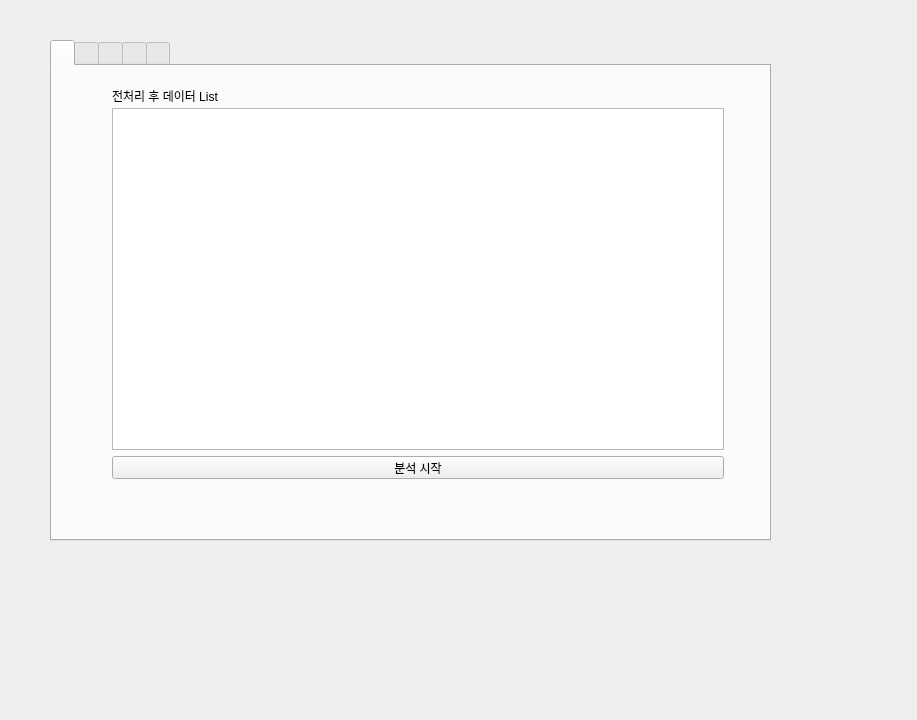
<?xml version="1.0" encoding="UTF-8"?>
<ui version="4.0">
 <class>Form</class>
 <widget class="QWidget" name="Form">
  <property name="geometry">
   <rect>
    <x>0</x>
    <y>0</y>
    <width>917</width>
    <height>720</height>
   </rect>
  </property>
  <property name="windowTitle">
   <string>Form</string>
  </property>
  <widget class="QTabWidget" name="tabWidget">
   <property name="geometry">
    <rect>
     <x>50</x>
     <y>40</y>
     <width>721</width>
     <height>501</height>
    </rect>
   </property>
   <property name="currentIndex">
    <number>0</number>
   </property>
   <property name="iconSize">
    <size>
     <width>50</width>
     <height>50</height>
    </size>
   </property>
   <widget class="QWidget" name="data_selection_tab">
    <attribute name="icon">
     <iconset>
      <normaloff>image/database.png</normaloff>image/database.png</iconset>
    </attribute>
    <attribute name="title">
     <string/>
    </attribute>
    <widget class="QLabel" name="label">
     <property name="geometry">
      <rect>
       <x>60</x>
       <y>24</y>
       <width>612</width>
       <height>12</height>
      </rect>
     </property>
     <property name="text">
      <string>전처리 후 데이터 List</string>
     </property>
    </widget>
    <widget class="QTableWidget" name="data_tableWidget">
     <property name="geometry">
      <rect>
       <x>60</x>
       <y>42</y>
       <width>612</width>
       <height>342</height>
      </rect>
     </property>
    </widget>
    <widget class="QPushButton" name="preprocessed_data_dialog_push">
     <property name="geometry">
      <rect>
       <x>60</x>
       <y>390</y>
       <width>612</width>
       <height>23</height>
      </rect>
     </property>
     <property name="text">
      <string>분석 시작</string>
     </property>
    </widget>
   </widget>
   <widget class="QWidget" name="FSM_model_tab">
    <attribute name="icon">
     <iconset>
      <normaloff>image/data_preprocess.png</normaloff>image/data_preprocess.png</iconset>
    </attribute>
    <attribute name="title">
     <string/>
    </attribute>
    <widget class="QWidget" name="verticalLayoutWidget">
     <property name="geometry">
      <rect>
       <x>50</x>
       <y>80</y>
       <width>621</width>
       <height>281</height>
      </rect>
     </property>
     <layout class="QVBoxLayout" name="verticalLayout_11">
      <item>
       <widget class="QLabel" name="FSM_model_label">
        <property name="text">
         <string>FSM model 도출</string>
        </property>
       </widget>
      </item>
      <item>
       <spacer name="verticalSpacer_13">
        <property name="orientation">
         <enum>Qt::Vertical</enum>
        </property>
        <property name="sizeHint" stdset="0">
         <size>
          <width>20</width>
          <height>40</height>
         </size>
        </property>
       </spacer>
      </item>
      <item>
       <layout class="QHBoxLayout" name="horizontalLayout_24">
        <item>
         <widget class="QLabel" name="FSM_model_condition_label">
          <property name="text">
           <string>FSM model 항목 내역</string>
          </property>
         </widget>
        </item>
        <item>
         <spacer name="horizontalSpacer">
          <property name="orientation">
           <enum>Qt::Horizontal</enum>
          </property>
          <property name="sizeHint" stdset="0">
           <size>
            <width>40</width>
            <height>20</height>
           </size>
          </property>
         </spacer>
        </item>
       </layout>
      </item>
      <item>
       <layout class="QHBoxLayout" name="horizontalLayout_25">
        <item>
         <widget class="QLabel" name="representation_label">
          <property name="text">
           <string>Representation</string>
          </property>
         </widget>
        </item>
        <item>
         <widget class="QComboBox" name="representation_combobox">
          <property name="sizePolicy">
           <sizepolicy hsizetype="Preferred" vsizetype="Preferred">
            <horstretch>0</horstretch>
            <verstretch>0</verstretch>
           </sizepolicy>
          </property>
          <item>
           <property name="text">
            <string>Sequence</string>
           </property>
          </item>
          <item>
           <property name="text">
            <string>Set</string>
           </property>
          </item>
          <item>
           <property name="text">
            <string>Multi Set</string>
           </property>
          </item>
         </widget>
        </item>
       </layout>
      </item>
      <item>
       <layout class="QHBoxLayout" name="horizontalLayout_26">
        <item>
         <widget class="QLabel" name="type_label">
          <property name="text">
           <string>Type</string>
          </property>
         </widget>
        </item>
        <item>
         <widget class="QComboBox" name="type_combobox">
          <property name="sizePolicy">
           <sizepolicy hsizetype="Preferred" vsizetype="Preferred">
            <horstretch>0</horstretch>
            <verstretch>0</verstretch>
           </sizepolicy>
          </property>
          <item>
           <property name="text">
            <string>Prefix</string>
           </property>
          </item>
          <item>
           <property name="text">
            <string>Postfix</string>
           </property>
          </item>
         </widget>
        </item>
       </layout>
      </item>
      <item>
       <layout class="QHBoxLayout" name="horizontalLayout_27">
        <item>
         <widget class="QLabel" name="horizon_label">
          <property name="text">
           <string>Horizon</string>
          </property>
         </widget>
        </item>
        <item>
         <widget class="QLineEdit" name="horizon_lineEdit">
          <property name="maximumSize">
           <size>
            <width>50</width>
            <height>16777215</height>
           </size>
          </property>
          <property name="text">
           <string>1</string>
          </property>
          <property name="alignment">
           <set>Qt::AlignCenter</set>
          </property>
          <property name="placeholderText">
           <string>Integer</string>
          </property>
         </widget>
        </item>
       </layout>
      </item>
      <item>
       <layout class="QHBoxLayout" name="horizontalLayout_28">
        <item>
         <widget class="QLabel" name="filter_label">
          <property name="text">
           <string>Filter</string>
          </property>
         </widget>
        </item>
        <item>
         <widget class="QComboBox" name="filter_combobox">
          <property name="sizePolicy">
           <sizepolicy hsizetype="Preferred" vsizetype="Preferred">
            <horstretch>0</horstretch>
            <verstretch>0</verstretch>
           </sizepolicy>
          </property>
          <item>
           <property name="text">
            <string>Option</string>
           </property>
          </item>
          <item>
           <property name="text">
            <string>Sequence</string>
           </property>
          </item>
          <item>
           <property name="text">
            <string>Set</string>
           </property>
          </item>
          <item>
           <property name="text">
            <string>Multi Set</string>
           </property>
          </item>
         </widget>
        </item>
       </layout>
      </item>
      <item>
       <spacer name="verticalSpacer_14">
        <property name="orientation">
         <enum>Qt::Vertical</enum>
        </property>
        <property name="sizeHint" stdset="0">
         <size>
          <width>20</width>
          <height>40</height>
         </size>
        </property>
       </spacer>
      </item>
      <item>
       <widget class="QPushButton" name="next_push_4">
        <property name="sizePolicy">
         <sizepolicy hsizetype="Minimum" vsizetype="Preferred">
          <horstretch>0</horstretch>
          <verstretch>0</verstretch>
         </sizepolicy>
        </property>
        <property name="text">
         <string>다음 단계로</string>
        </property>
       </widget>
      </item>
     </layout>
    </widget>
   </widget>
   <widget class="QWidget" name="machine_path_tab">
    <attribute name="icon">
     <iconset>
      <normaloff>image/fsm_model.png</normaloff>image/fsm_model.png</iconset>
    </attribute>
    <attribute name="title">
     <string/>
    </attribute>
    <widget class="QWidget" name="layoutWidget_3">
     <property name="geometry">
      <rect>
       <x>40</x>
       <y>60</y>
       <width>611</width>
       <height>375</height>
      </rect>
     </property>
     <layout class="QVBoxLayout" name="verticalLayout_3">
      <item>
       <widget class="QLabel" name="BOB_WOW_path_label">
        <property name="text">
         <string>BOB/WOW 설비 Path 도출</string>
        </property>
       </widget>
      </item>
      <item>
       <spacer name="verticalSpacer_12">
        <property name="orientation">
         <enum>Qt::Vertical</enum>
        </property>
        <property name="sizeHint" stdset="0">
         <size>
          <width>20</width>
          <height>40</height>
         </size>
        </property>
       </spacer>
      </item>
      <item>
       <layout class="QHBoxLayout" name="horizontalLayout_4">
        <item>
         <widget class="QLabel" name="LOT_label">
          <property name="text">
           <string>LOT 평가 내역                                                                                                   </string>
          </property>
         </widget>
        </item>
        <item>
         <spacer name="horizontalSpacer_2">
          <property name="orientation">
           <enum>Qt::Horizontal</enum>
          </property>
          <property name="sizeHint" stdset="0">
           <size>
            <width>40</width>
            <height>20</height>
           </size>
          </property>
         </spacer>
        </item>
        <item>
         <widget class="QLabel" name="LOT_criteria_label">
          <property name="text">
           <string>평가 기준</string>
          </property>
         </widget>
        </item>
       </layout>
      </item>
      <item>
       <layout class="QHBoxLayout" name="horizontalLayout_5">
        <item>
         <widget class="QLabel" name="mean_label">
          <property name="text">
           <string>수율 평균</string>
          </property>
         </widget>
        </item>
        <item>
         <widget class="QComboBox" name="mean_combobox">
          <property name="enabled">
           <bool>false</bool>
          </property>
          <property name="sizePolicy">
           <sizepolicy hsizetype="Preferred" vsizetype="Preferred">
            <horstretch>0</horstretch>
            <verstretch>0</verstretch>
           </sizepolicy>
          </property>
          <property name="minimumSize">
           <size>
            <width>300</width>
            <height>0</height>
           </size>
          </property>
          <property name="mouseTracking">
           <bool>false</bool>
          </property>
          <item>
           <property name="text">
            <string>Relative Ratio</string>
           </property>
          </item>
          <item>
           <property name="text">
            <string>Absolute Value</string>
           </property>
          </item>
          <item>
           <property name="text">
            <string>Rank-based</string>
           </property>
          </item>
         </widget>
        </item>
       </layout>
      </item>
      <item>
       <layout class="QHBoxLayout" name="horizontalLayout_12">
        <item>
         <spacer name="horizontalSpacer_8">
          <property name="orientation">
           <enum>Qt::Horizontal</enum>
          </property>
          <property name="sizeHint" stdset="0">
           <size>
            <width>40</width>
            <height>20</height>
           </size>
          </property>
         </spacer>
        </item>
        <item>
         <widget class="QLabel" name="mean_BOB_label">
          <property name="text">
           <string>BOB</string>
          </property>
         </widget>
        </item>
        <item>
         <widget class="QLineEdit" name="mean_BOB_lineEdit">
          <property name="enabled">
           <bool>false</bool>
          </property>
          <property name="maximumSize">
           <size>
            <width>50</width>
            <height>16777215</height>
           </size>
          </property>
         </widget>
        </item>
        <item>
         <widget class="QLabel" name="mean_WOW_label">
          <property name="text">
           <string>WOW</string>
          </property>
         </widget>
        </item>
        <item>
         <widget class="QLineEdit" name="mean_WOW_lineEdit">
          <property name="enabled">
           <bool>false</bool>
          </property>
          <property name="maximumSize">
           <size>
            <width>50</width>
            <height>16777215</height>
           </size>
          </property>
         </widget>
        </item>
        <item>
         <widget class="QPushButton" name="lot_convert_push">
          <property name="enabled">
           <bool>false</bool>
          </property>
          <property name="text">
           <string>Convert</string>
          </property>
         </widget>
        </item>
        <item>
         <widget class="QLabel" name="BOB_mean">
          <property name="text">
           <string>BOB</string>
          </property>
         </widget>
        </item>
        <item>
         <widget class="QLabel" name="WOW_mean">
          <property name="text">
           <string>WOW</string>
          </property>
         </widget>
        </item>
        <item>
         <widget class="QLabel" name="label_5">
          <property name="text">
           <string>Absolute value:</string>
          </property>
         </widget>
        </item>
       </layout>
      </item>
      <item>
       <layout class="QHBoxLayout" name="horizontalLayout_6">
        <item>
         <widget class="QLabel" name="std_label">
          <property name="text">
           <string>수율 표준편차</string>
          </property>
         </widget>
        </item>
        <item>
         <widget class="QComboBox" name="std_combobox">
          <property name="enabled">
           <bool>false</bool>
          </property>
          <property name="sizePolicy">
           <sizepolicy hsizetype="Preferred" vsizetype="Preferred">
            <horstretch>0</horstretch>
            <verstretch>0</verstretch>
           </sizepolicy>
          </property>
          <property name="minimumSize">
           <size>
            <width>300</width>
            <height>0</height>
           </size>
          </property>
          <item>
           <property name="text">
            <string>Relative Ratio</string>
           </property>
          </item>
          <item>
           <property name="text">
            <string>Absolute Value</string>
           </property>
          </item>
          <item>
           <property name="text">
            <string>Rank-based</string>
           </property>
          </item>
         </widget>
        </item>
       </layout>
      </item>
      <item>
       <layout class="QHBoxLayout" name="horizontalLayout_19">
        <item>
         <spacer name="horizontalSpacer_9">
          <property name="orientation">
           <enum>Qt::Horizontal</enum>
          </property>
          <property name="sizeHint" stdset="0">
           <size>
            <width>40</width>
            <height>20</height>
           </size>
          </property>
         </spacer>
        </item>
        <item>
         <widget class="QLabel" name="std_Under_label">
          <property name="text">
           <string>Under</string>
          </property>
         </widget>
        </item>
        <item>
         <widget class="QLineEdit" name="std_Under_lineEdit">
          <property name="enabled">
           <bool>false</bool>
          </property>
          <property name="maximumSize">
           <size>
            <width>50</width>
            <height>16777215</height>
           </size>
          </property>
         </widget>
        </item>
        <item>
         <widget class="QLabel" name="std_Over_label">
          <property name="text">
           <string>Over</string>
          </property>
         </widget>
        </item>
        <item>
         <widget class="QLineEdit" name="std_Over_lineEdit">
          <property name="enabled">
           <bool>false</bool>
          </property>
          <property name="maximumSize">
           <size>
            <width>50</width>
            <height>16777215</height>
           </size>
          </property>
         </widget>
        </item>
       </layout>
      </item>
      <item>
       <spacer name="verticalSpacer_10">
        <property name="orientation">
         <enum>Qt::Vertical</enum>
        </property>
        <property name="sizeHint" stdset="0">
         <size>
          <width>20</width>
          <height>40</height>
         </size>
        </property>
       </spacer>
      </item>
      <item>
       <layout class="QHBoxLayout" name="horizontalLayout_10">
        <item>
         <widget class="QLabel" name="Wafer_label">
          <property name="text">
           <string>Wafer 평가 내역                                                                                                   </string>
          </property>
         </widget>
        </item>
        <item>
         <spacer name="horizontalSpacer_6">
          <property name="orientation">
           <enum>Qt::Horizontal</enum>
          </property>
          <property name="sizeHint" stdset="0">
           <size>
            <width>40</width>
            <height>20</height>
           </size>
          </property>
         </spacer>
        </item>
        <item>
         <widget class="QLabel" name="Wafer_criteria_label">
          <property name="text">
           <string>평가 기준</string>
          </property>
         </widget>
        </item>
       </layout>
      </item>
      <item>
       <layout class="QHBoxLayout" name="horizontalLayout_11">
        <item>
         <widget class="QLabel" name="value_label">
          <property name="text">
           <string>수율</string>
          </property>
         </widget>
        </item>
        <item>
         <widget class="QComboBox" name="value_criterion_combobox">
          <property name="enabled">
           <bool>false</bool>
          </property>
          <property name="sizePolicy">
           <sizepolicy hsizetype="Preferred" vsizetype="Preferred">
            <horstretch>0</horstretch>
            <verstretch>0</verstretch>
           </sizepolicy>
          </property>
          <property name="minimumSize">
           <size>
            <width>300</width>
            <height>0</height>
           </size>
          </property>
          <item>
           <property name="text">
            <string>Relative Ratio</string>
           </property>
          </item>
          <item>
           <property name="text">
            <string>Absolute Value</string>
           </property>
          </item>
          <item>
           <property name="text">
            <string>Rank-based</string>
           </property>
          </item>
         </widget>
        </item>
       </layout>
      </item>
      <item>
       <layout class="QHBoxLayout" name="horizontalLayout_20">
        <item>
         <spacer name="horizontalSpacer_10">
          <property name="orientation">
           <enum>Qt::Horizontal</enum>
          </property>
          <property name="sizeHint" stdset="0">
           <size>
            <width>40</width>
            <height>20</height>
           </size>
          </property>
         </spacer>
        </item>
        <item>
         <widget class="QLabel" name="value_BOB_label">
          <property name="text">
           <string>BOB</string>
          </property>
         </widget>
        </item>
        <item>
         <widget class="QLineEdit" name="value_BOB_lineEdit">
          <property name="enabled">
           <bool>false</bool>
          </property>
          <property name="maximumSize">
           <size>
            <width>50</width>
            <height>16777215</height>
           </size>
          </property>
         </widget>
        </item>
        <item>
         <widget class="QLabel" name="value_WOW_label">
          <property name="text">
           <string>WOW</string>
          </property>
         </widget>
        </item>
        <item>
         <widget class="QLineEdit" name="value_WOW_lineEdit">
          <property name="enabled">
           <bool>false</bool>
          </property>
          <property name="maximumSize">
           <size>
            <width>50</width>
            <height>16777215</height>
           </size>
          </property>
         </widget>
        </item>
        <item>
         <widget class="QPushButton" name="convert_push">
          <property name="enabled">
           <bool>false</bool>
          </property>
          <property name="text">
           <string>Convert</string>
          </property>
         </widget>
        </item>
        <item>
         <widget class="QLabel" name="label_6">
          <property name="text">
           <string>Absolute value:</string>
          </property>
         </widget>
        </item>
        <item>
         <widget class="QLabel" name="BOB_value">
          <property name="text">
           <string>BOB</string>
          </property>
         </widget>
        </item>
        <item>
         <widget class="QLabel" name="WOW_value">
          <property name="text">
           <string>WOW</string>
          </property>
         </widget>
        </item>
       </layout>
      </item>
      <item>
       <spacer name="verticalSpacer_11">
        <property name="orientation">
         <enum>Qt::Vertical</enum>
        </property>
        <property name="sizeHint" stdset="0">
         <size>
          <width>20</width>
          <height>40</height>
         </size>
        </property>
       </spacer>
      </item>
      <item>
       <widget class="QPushButton" name="next_push_5">
        <property name="sizePolicy">
         <sizepolicy hsizetype="Minimum" vsizetype="Preferred">
          <horstretch>0</horstretch>
          <verstretch>0</verstretch>
         </sizepolicy>
        </property>
        <property name="text">
         <string>다음 단계로</string>
        </property>
       </widget>
      </item>
     </layout>
    </widget>
   </widget>
   <widget class="QWidget" name="high_low_machine_tab">
    <attribute name="icon">
     <iconset>
      <normaloff>image/path.png</normaloff>image/path.png</iconset>
    </attribute>
    <attribute name="title">
     <string/>
    </attribute>
    <widget class="QWidget" name="layoutWidget_4">
     <property name="geometry">
      <rect>
       <x>60</x>
       <y>110</y>
       <width>601</width>
       <height>217</height>
      </rect>
     </property>
     <layout class="QVBoxLayout" name="verticalLayout_6">
      <item>
       <widget class="QLabel" name="high_low_machine_label">
        <property name="text">
         <string>고수율/저수율 설비 도출</string>
        </property>
       </widget>
      </item>
      <item>
       <spacer name="verticalSpacer_15">
        <property name="orientation">
         <enum>Qt::Vertical</enum>
        </property>
        <property name="sizeHint" stdset="0">
         <size>
          <width>20</width>
          <height>40</height>
         </size>
        </property>
       </spacer>
      </item>
      <item>
       <layout class="QHBoxLayout" name="horizontalLayout_13">
        <item>
         <widget class="QLabel" name="analysis_list_label">
          <property name="text">
           <string>고수율/저수율 설비 분석 내역</string>
          </property>
         </widget>
        </item>
        <item>
         <spacer name="horizontalSpacer_3">
          <property name="orientation">
           <enum>Qt::Horizontal</enum>
          </property>
          <property name="sizeHint" stdset="0">
           <size>
            <width>40</width>
            <height>20</height>
           </size>
          </property>
         </spacer>
        </item>
        <item>
         <widget class="QLabel" name="analysis_check_label">
          <property name="text">
           <string>수행 여부</string>
          </property>
         </widget>
        </item>
       </layout>
      </item>
      <item>
       <layout class="QHBoxLayout" name="horizontalLayout_14">
        <item>
         <widget class="QLabel" name="statistical_analysis_label">
          <property name="text">
           <string>통계 분석</string>
          </property>
         </widget>
        </item>
        <item>
         <spacer name="horizontalSpacer_4">
          <property name="orientation">
           <enum>Qt::Horizontal</enum>
          </property>
          <property name="sizeHint" stdset="0">
           <size>
            <width>40</width>
            <height>20</height>
           </size>
          </property>
         </spacer>
        </item>
        <item>
         <widget class="QCheckBox" name="statistical_analysis_check">
          <property name="text">
           <string/>
          </property>
          <property name="checked">
           <bool>false</bool>
          </property>
         </widget>
        </item>
       </layout>
      </item>
      <item>
       <layout class="QHBoxLayout" name="horizontalLayout_15">
        <item>
         <widget class="QLabel" name="user_defined_analysis_label">
          <property name="text">
           <string>사용자 지정 수율 분석</string>
          </property>
         </widget>
        </item>
        <item>
         <spacer name="horizontalSpacer_5">
          <property name="orientation">
           <enum>Qt::Horizontal</enum>
          </property>
          <property name="sizeHint" stdset="0">
           <size>
            <width>40</width>
            <height>20</height>
           </size>
          </property>
         </spacer>
        </item>
        <item>
         <widget class="QCheckBox" name="user_defined_analysis_check">
          <property name="text">
           <string/>
          </property>
         </widget>
        </item>
       </layout>
      </item>
      <item>
       <layout class="QHBoxLayout" name="horizontalLayout_16">
        <item>
         <widget class="QLabel" name="and_label">
          <property name="text">
           <string>두 분석 결과에 대해 'AND' 조건 적용</string>
          </property>
         </widget>
        </item>
        <item>
         <spacer name="horizontalSpacer_7">
          <property name="orientation">
           <enum>Qt::Horizontal</enum>
          </property>
          <property name="sizeHint" stdset="0">
           <size>
            <width>40</width>
            <height>20</height>
           </size>
          </property>
         </spacer>
        </item>
        <item>
         <widget class="QCheckBox" name="and_check">
          <property name="text">
           <string/>
          </property>
         </widget>
        </item>
       </layout>
      </item>
      <item>
       <spacer name="verticalSpacer_16">
        <property name="orientation">
         <enum>Qt::Vertical</enum>
        </property>
        <property name="sizeHint" stdset="0">
         <size>
          <width>20</width>
          <height>40</height>
         </size>
        </property>
       </spacer>
      </item>
      <item>
       <widget class="QPushButton" name="next_push_6">
        <property name="sizePolicy">
         <sizepolicy hsizetype="Minimum" vsizetype="Preferred">
          <horstretch>0</horstretch>
          <verstretch>0</verstretch>
         </sizepolicy>
        </property>
        <property name="text">
         <string>다음 단계로</string>
        </property>
       </widget>
      </item>
     </layout>
    </widget>
   </widget>
   <widget class="QWidget" name="machine_path_simplify_label">
    <attribute name="icon">
     <iconset>
      <normaloff>image/simplification.png</normaloff>image/simplification.png</iconset>
    </attribute>
    <attribute name="title">
     <string/>
    </attribute>
    <widget class="QWidget" name="verticalLayoutWidget_2">
     <property name="geometry">
      <rect>
       <x>110</x>
       <y>180</y>
       <width>541</width>
       <height>161</height>
      </rect>
     </property>
     <layout class="QVBoxLayout" name="verticalLayout_12">
      <item>
       <widget class="QLabel" name="label_23">
        <property name="text">
         <string>BOB/WOW 설비 Path 단순화</string>
        </property>
       </widget>
      </item>
      <item>
       <spacer name="verticalSpacer_17">
        <property name="orientation">
         <enum>Qt::Vertical</enum>
        </property>
        <property name="sizeHint" stdset="0">
         <size>
          <width>20</width>
          <height>40</height>
         </size>
        </property>
       </spacer>
      </item>
      <item>
       <layout class="QHBoxLayout" name="horizontalLayout_17">
        <item>
         <widget class="QLabel" name="dummy_label">
          <property name="text">
           <string>더미화 조건 선택</string>
          </property>
         </widget>
        </item>
        <item>
         <widget class="QComboBox" name="dummy_combobox">
          <property name="sizePolicy">
           <sizepolicy hsizetype="Preferred" vsizetype="Preferred">
            <horstretch>0</horstretch>
            <verstretch>0</verstretch>
           </sizepolicy>
          </property>
          <item>
           <property name="text">
            <string>STEP 내 모든 설비 더미화</string>
           </property>
          </item>
          <item>
           <property name="text">
            <string>이전 STEP의 모든 설비의 성과 속성이 같은 설비 더미화</string>
           </property>
          </item>
          <item>
           <property name="text">
            <string>이후 STEP의 모든 설비의 성과 속성이 같은 설비 더미화</string>
           </property>
          </item>
         </widget>
        </item>
       </layout>
      </item>
      <item>
       <spacer name="verticalSpacer_19">
        <property name="orientation">
         <enum>Qt::Vertical</enum>
        </property>
        <property name="sizeHint" stdset="0">
         <size>
          <width>20</width>
          <height>40</height>
         </size>
        </property>
       </spacer>
      </item>
      <item>
       <layout class="QHBoxLayout" name="horizontalLayout_18">
        <item>
         <widget class="QPushButton" name="visualization_push">
          <property name="text">
           <string>FSM 모델 시각화</string>
          </property>
         </widget>
        </item>
       </layout>
      </item>
     </layout>
    </widget>
   </widget>
  </widget>
 </widget>
 <resources/>
 <connections/>
</ui>
